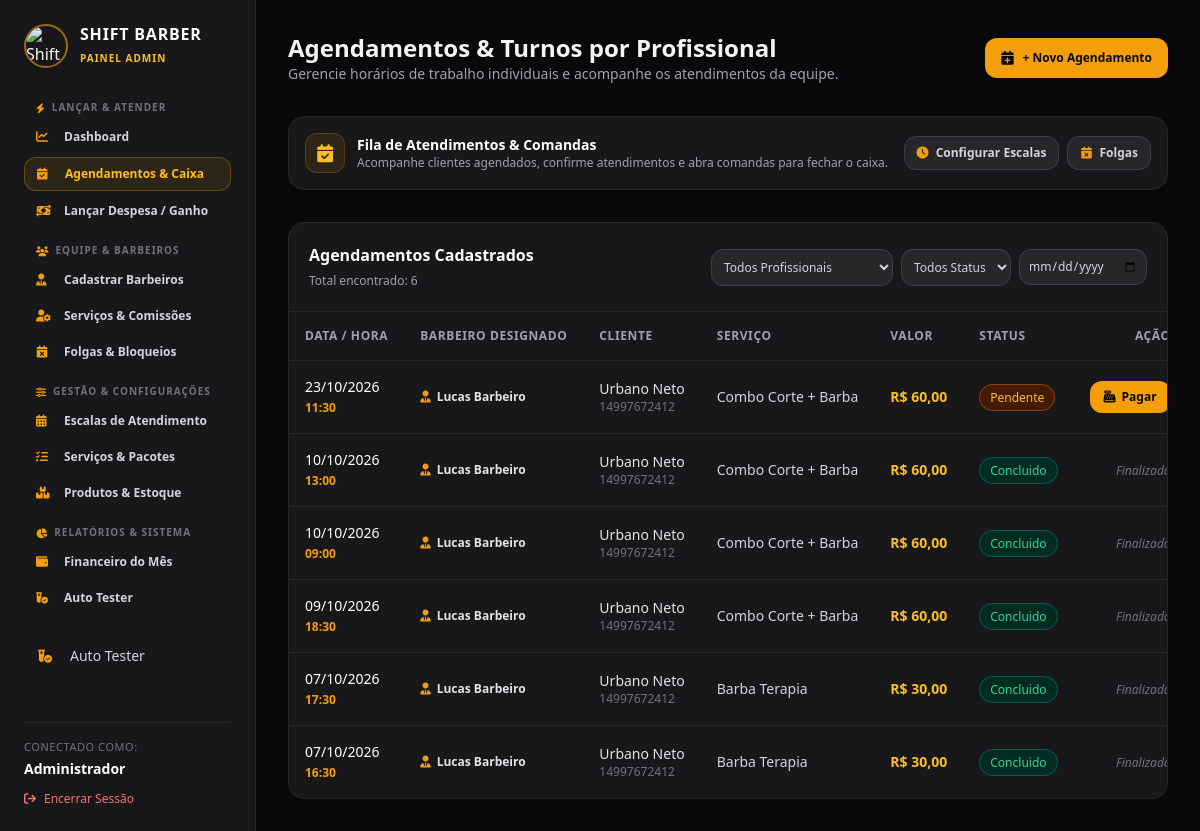
The app's page /admin/agendamentos.php (signed in) with its own data.
### tables this page shows
CREATE TABLE IF NOT EXISTS agendamentos (
    id INT AUTO_INCREMENT PRIMARY KEY,
    cliente_id INT NULL,
    profissional_id INT NULL,
    cliente_nome VARCHAR(100) NOT NULL,
    cliente_telefone VARCHAR(20) NOT NULL,
    servico_id INT NOT NULL,
    data_agendamento DATE NOT NULL,
    horario TIME NOT NULL,
    status ENUM('pendente', 'confirmado', 'concluido', 'cancelado') DEFAULT 'pendente',
    observacoes TEXT,
    criado_em TIMESTAMP DEFAULT CURRENT_TIMESTAMP,
    FOREIGN KEY (servico_id) REFERENCES servicos(id) ON DELETE CASCADE,
    FOREIGN KEY (cliente_id) REFERENCES clientes(id) ON DELETE SET NULL,
    FOREIGN KEY (profissional_id) REFERENCES profissionais(id) ON DELETE SET NULL
);

CREATE TABLE IF NOT EXISTS profissionais (
    id INT AUTO_INCREMENT PRIMARY KEY,
    nome VARCHAR(100) NOT NULL,
    especialidade VARCHAR(100) DEFAULT 'Barbeiro',
    telefone VARCHAR(20) NULL,
    status ENUM('ativo', 'inativo') DEFAULT 'ativo',
    criado_em TIMESTAMP DEFAULT CURRENT_TIMESTAMP
);

CREATE TABLE IF NOT EXISTS servicos (
    id INT AUTO_INCREMENT PRIMARY KEY,
    nome VARCHAR(100) NOT NULL,
    descricao TEXT,
    preco DECIMAL(10,2) NOT NULL,
    duracao_minutos INT NOT NULL DEFAULT 30,
    comissao_percentual DECIMAL(5,2) NOT NULL DEFAULT 50.00,
    status ENUM('ativo', 'inativo') DEFAULT 'ativo',
    criado_em TIMESTAMP DEFAULT CURRENT_TIMESTAMP
);

### admin/agendamentos.php (the view, shortened to what this page needs)
<?php
require_once '../config/database.php';
$filtroData = $_GET['filtro_data'] ?? '';
$sqlAgendamentos = "
    SELECT a.*, s.nome as servico_nome, s.preco, p.nome as prof_nome
    FROM agendamentos a
    JOIN servicos s ON a.servico_id = s.id
    LEFT JOIN profissionais p ON a.profissional_id = p.id
    WHERE 1=1
";
$paramsAg = [];
$sqlAgendamentos .= " ORDER BY a.data_agendamento DESC, a.horario DESC";
$stmtAg = $pdo->prepare($sqlAgendamentos);
$stmtAg->execute($paramsAg);
$agendamentos = $stmtAg->fetchAll();
require_once 'header.php';
?>
<div class="max-w-6xl mx-auto space-y-8">
    <div class="flex flex-col sm:flex-row sm:items-center justify-between gap-4">
        <div>
            <h2 class="text-2xl font-bold">Agendamentos & Turnos por Profissional</h2>
            <p class="text-zinc-400 text-sm">Gerencie horários de trabalho individuais e acompanhe os atendimentos da equipe.</p>
        </div>
        <button type="button" onclick="document.getElementById('modalNovoAgendamento').classList.remove('hidden')"
                class="inline-flex items-center gap-2 bg-amber-500 hover:bg-amber-600 text-zinc-950 font-bold text-xs py-2.5 px-4 rounded-xl shadow-lg transition transform hover:-translate-y-0.5">
            <i class="fa-solid fa-calendar-plus text-sm"></i> + Novo Agendamento
        </button>
    </div>
    <div class="bg-zinc-900 border border-zinc-800 p-4 rounded-2xl flex flex-col sm:flex-row sm:items-center justify-between gap-3 shadow">
        <div class="flex items-center gap-3">
            <div class="w-10 h-10 rounded-xl bg-amber-500/10 border border-amber-500/20 text-amber-400 flex items-center justify-center text-lg">
                <i class="fa-solid fa-calendar-check"></i>
            </div>
            <div>
                <h3 class="font-bold text-white text-sm">Fila de Atendimentos & Comandas</h3>
                <p class="text-xs text-zinc-400">Acompanhe clientes agendados, confirme atendimentos e abra comandas para fechar o caixa.</p>
            </div>
        </div>
        <div class="flex items-center gap-2">
            <a href="escalas.php" class="bg-zinc-800 hover:bg-zinc-700 text-zinc-300 px-3 py-2 rounded-xl text-xs font-semibold transition border border-zinc-700">
                <i class="fa-solid fa-clock mr-1 text-amber-500"></i> Configurar Escalas
            </a>
            <a href="bloqueios.php" class="bg-zinc-800 hover:bg-zinc-700 text-zinc-300 px-3 py-2 rounded-xl text-xs font-semibold transition border border-zinc-700">
                <i class="fa-solid fa-calendar-xmark mr-1 text-amber-500"></i> Folgas
            </a>
        </div>
    </div>
    <div class="bg-zinc-900 border border-zinc-800 rounded-2xl overflow-hidden">
        <div class="p-4 sm:p-5 border-b border-zinc-800 flex flex-col md:flex-row md:items-center justify-between gap-4">
            <div>
                <h3 class="font-bold text-white text-base">Agendamentos Cadastrados</h3>
                <span class="text-xs text-zinc-400">Total encontrado: <?= count($agendamentos) ?></span>
            </div>
            <form method="GET" class="flex flex-wrap items-center gap-2">
                <select name="filtro_prof" onchange="this.form.submit()" class="bg-zinc-800 text-xs text-zinc-300 border border-zinc-700 rounded-xl p-2 focus:outline-none focus:border-amber-500">
                    <option value="">Todos Profissionais</option>
                </select>
                <select name="filtro_status" onchange="this.form.submit()" class="bg-zinc-800 text-xs text-zinc-300 border border-zinc-700 rounded-xl p-2 focus:outline-none focus:border-amber-500">
                    <option value="">Todos Status</option>
                </select>
                <input type="date" name="filtro_data" value="<?= htmlspecialchars($filtroData) ?>" onchange="this.form.submit()"
                       class="bg-zinc-800 text-xs text-zinc-300 border border-zinc-700 rounded-xl p-2 focus:outline-none focus:border-amber-500">
            </form>
        </div>
        <div class="overflow-x-auto overflow-y-hidden w-full scroll-suave">
            <table class="w-full text-left border-collapse min-w-[750px]">
                <thead>
                    <tr class="border-b border-zinc-800 text-zinc-400 text-xs uppercase tracking-wider">
                        <th class="p-4 whitespace-nowrap">Data / Hora</th>
                        <th class="p-4 whitespace-nowrap">Barbeiro Designado</th>
                        <th class="p-4 whitespace-nowrap">Cliente</th>
                        <th class="p-4 whitespace-nowrap">Serviço</th>
                        <th class="p-4 whitespace-nowrap">Valor</th>
                        <th class="p-4 whitespace-nowrap">Status</th>
                        <th class="p-4 text-right whitespace-nowrap">Ação</th>
                    </tr>
                </thead>
                <tbody class="divide-y divide-zinc-800 text-sm">
                    <?php foreach ($agendamentos as $ag): ?>
                    <tr class="hover:bg-zinc-800/30 transition">
                        <td class="p-4 whitespace-nowrap font-medium text-white">
                            <?= date('d/m/Y', strtotime($ag['data_agendamento'])) ?><br>
                            <span class="text-xs text-amber-500 font-bold"><?= substr($ag['horario'], 0, 5) ?></span>
                        </td>
                        <td class="p-4 whitespace-nowrap">
                            <span class="text-xs font-semibold text-zinc-200 flex items-center gap-1.5">
                                <i class="fa-solid fa-user-tie text-amber-500"></i>
                                <?= htmlspecialchars($ag['prof_nome'] ?? 'Qualquer Barbeiro') ?>
                            </span>
                        </td>
                        <td class="p-4 whitespace-nowrap">
                            <div class="font-medium text-zinc-200"><?= htmlspecialchars($ag['cliente_nome']) ?></div>
                            <div class="text-xs text-zinc-500"><?= htmlspecialchars($ag['cliente_telefone']) ?></div>
                        </td>
                        <td class="p-4 text-zinc-300 whitespace-nowrap"><?= htmlspecialchars($ag['servico_nome']) ?></td>
                        <td class="p-4 font-semibold text-amber-400 whitespace-nowrap">R$ <?= number_format($ag['preco'], 2, ',', '.') ?></td>
                        <td class="p-4 whitespace-nowrap">
                            <?php
                                $badgeColor = match($ag['status']) {
                                    'confirmado' => 'bg-blue-950 text-blue-400 border-blue-800',
                                    'concluido'  => 'bg-emerald-950 text-emerald-400 border-emerald-800',
                                    'cancelado'  => 'bg-red-950 text-red-400 border-red-800',
                                    default      => 'bg-amber-950 text-amber-400 border-amber-800'
                                };
                            ?>
                            <span class="px-2.5 py-1 text-xs rounded-full border <?= $badgeColor ?>">
                                <?= ucfirst($ag['status']) ?>
                            </span>
                        </td>
                        <td class="p-4 text-right whitespace-nowrap">
                            <?php if ($ag['status'] !== 'concluido' && $ag['status'] !== 'cancelado'): ?>
                                <a href="checkout.php?id=<?= $ag['id'] ?>"
                                   class="inline-flex items-center gap-1.5 bg-amber-500 hover:bg-amber-600 text-zinc-950 font-bold text-xs py-2 px-3.5 rounded-xl shadow transition">
                                    <i class="fa-solid fa-cash-register"></i> Pagar
                                </a>
                            <?php else: ?>
                                <span class="text-xs text-zinc-500 italic">Finalizado</span>
                            <?php endif; ?>
                        </td>
                    </tr>
                    <?php endforeach; ?>
                </tbody>
            </table>
        </div>
    </div>
</div>
</main>
</body>
</html>

### admin/header.php (style rules this page uses)
.scroll-suave { -webkit-overflow-scrolling: touch; scroll-behavior: smooth; }

### records on screen
agendamentos: data_agendamento "23/10/2026", horario "11:30", profissional.nome "Lucas Barbeiro", cliente_nome "Urbano Neto", cliente_telefone "14997672412", servico.nome "Combo Corte + Barba", servico.preco "60,00", status "Pendente"
agendamentos: data_agendamento "10/10/2026", horario "13:00", profissional.nome "Lucas Barbeiro", cliente_nome "Urbano Neto", cliente_telefone "14997672412", servico.nome "Combo Corte + Barba", servico.preco "60,00", status "Concluido", shows "Finalizado"
agendamentos: data_agendamento "10/10/2026", horario "09:00", profissional.nome "Lucas Barbeiro", cliente_nome "Urbano Neto", cliente_telefone "14997672412", servico.nome "Combo Corte + Barba", servico.preco "60,00", status "Concluido", shows "Finalizado"
agendamentos: data_agendamento "09/10/2026", horario "18:30", profissional.nome "Lucas Barbeiro", cliente_nome "Urbano Neto", cliente_telefone "14997672412", servico.nome "Combo Corte + Barba", servico.preco "60,00", status "Concluido", shows "Finalizado"
agendamentos: data_agendamento "07/10/2026", horario "17:30", profissional.nome "Lucas Barbeiro", cliente_nome "Urbano Neto", cliente_telefone "14997672412", servico.nome "Barba Terapia", servico.preco "30,00", status "Concluido", shows "Finalizado"
agendamentos: data_agendamento "07/10/2026", horario "16:30", profissional.nome "Lucas Barbeiro", cliente_nome "Urbano Neto", cliente_telefone "14997672412", servico.nome "Barba Terapia", servico.preco "30,00", status "Concluido", shows "Finalizado"

### other values on screen
$_SESSION['usuario_nome'] "Administrador"
count($agendamentos) "6"
